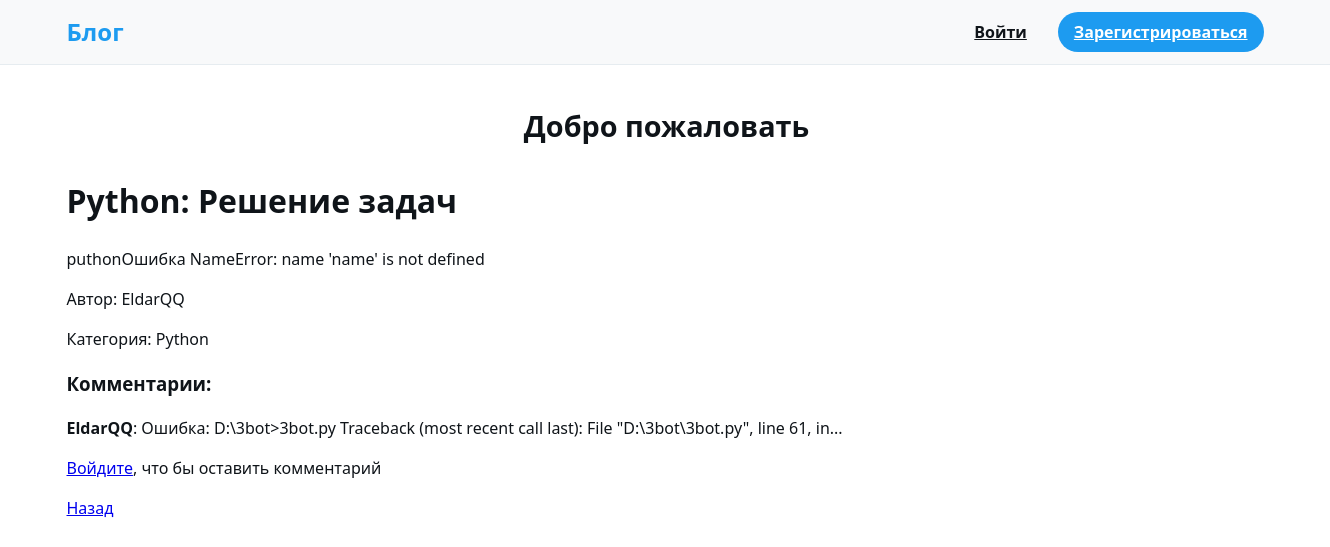
/post/1, run on the app's committed database.
### blog/models.py (models this page shows, shortened)
class Post(models.Model):
    title = models.CharField(max_length=200)
    content = models.TextField()
    author = models.ForeignKey(User, on_delete=models.CASCADE)
    category = models.ForeignKey(Category,on_delete=models.SET_NULL,null=True, blank=True)
    created_at = models.DateTimeField(auto_now_add=True)

class Category(models.Model):
    name = models.CharField(max_length=50,unique=True)

class Comment(models.Model):
    post = models.ForeignKey(Post, on_delete=models.CASCADE, related_name='comments')
    author = models.ForeignKey(User, on_delete=models.CASCADE)
    content = models.TextField()
    created_at = models.DateTimeField(auto_now_add=True)

### blog/views.py (the view)
# urls.py: path('post/<int:post_id>', views.post_detail,name='post_detail'),
def post_detail(request,post_id):
    post = get_object_or_404(Post, id=post_id)
    comments = post.comments.all()
    if request.method == 'POST':
        form = CommentPost(request.POST)
        if form.is_valid():
            comment = form.save(commit=False)
            comment.author = request.user
            comment.post = post
            comment.save()
            return redirect('post_detail', post_id=post.id)
    else:
        form = CommentPost()
    return render(request,'blog/post_detail.html', {'post':post, 'comments':comments, 'form':form})

### blog/templates/blog/post_detail.html
{% extends 'blog/home.html' %}
{% block content %}
<h1>{{ post.title }}</h1>
<p>{{ post.content }}</p>
<p>Автор: {{ post.author }}</p>
<p>Категория: {{ post.category.name }}</p>
<h3>Комментарии: </h3>
{% for comment in comments %}
    <p><b>{{ comment.author }}</b>: {{ comment.content }}</p>
{% endfor %}
{% if user.is_authenticated %}
    <form method="post">
        {% csrf_token %}
        {{ form.as_p}}
        <button type="submit">Добавить комментарий</button>
    </form>
{% else %}
<p><a href="{url 'login'}">Войдите</a>, что бы оставить комментарий</p>
{% endif %}
<a href="{% url 'post_list' %}">Назад</a>
{% endblock content %}

### blog/templates/blog/home.html (style rules this page uses)
:root { --primary: #1d9bf0; --primary-hover: #1a8cd8; --background: #ffffff; --nav-bg: #f8f9fa; --text: #0f1419; --text-light: #536471; --border: #e6ecf0; --like: #f91880; --shadow: 0 1px 3px rgba(0,0,0,0.1); }
body { font-family: 'Segoe UI', Roboto, Helvetica, Arial, sans-serif; margin: 0; padding: 0; background-color: var(--background); color: var(--text); line-height: 1.5; display: flex; flex-direction: column; min-height: 100vh; }

### data on the page
Post: title "Python: Решение задач", content "puthonОшибка NameError: name 'name' is not defined", author "EldarQQ", category.name "Python"
Comment: author "EldarQQ", content "Ошибка: D:\\3bot>3bot.py Traceback (most recent call last): File \"D:\\3bot\\3bot.py\", line 61, in..."
